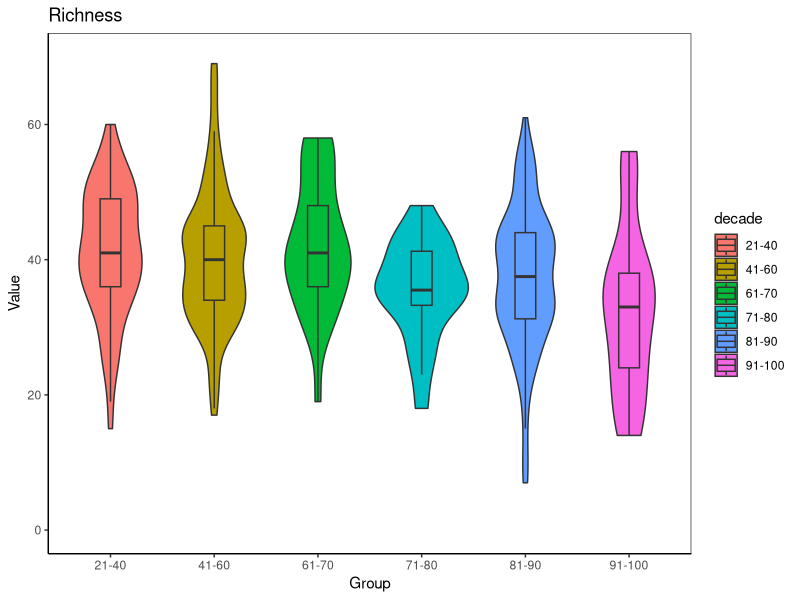

R code for this plot: (Note: this script raises an error after producing the figure.)
require(foreign)
require(ggplot2)
require(MASS)
require(Hmisc)
require(reshape2)

#Dataset for Richness
Dataset = read.csv (
  "../data/Species richness_S.csv"
)
mydata = read.csv (
  "../data/Species richness_S.csv",
  header = TRUE,
  sep = ","
)


#Plot Richness by decade
#violin
richnessplot <-
  ggplot(Dataset, aes(
    x = decade,
    y = value,
    outline = FALSE,
    fill = decade
  )) + geom_violin()  + geom_boxplot(width = 0.2, outlier.shape = NA) + coord_cartesian(ylim = c(0.0, 70.0)) + ggtitle("Richness") + theme_bw() + theme(
    panel.grid.major = element_blank(),
    panel.grid.minor = element_blank(),
    axis.line = element_line(colour = "black")
  ) + labs(x = "Group",
           y = "Value",
           face = "bold",
           size = 14)
p + theme(
  plot.title = element_text(
    color = "black",
    size = 14,
    hjust = 0.5
  ),
  axis.title.x = element_text(size = 14),
  axis.title.y = element_text(size = 14),
  axis.text.x = element_text(
    size = 14,
    angle = 40,
    hjust = 1
  ),
  axis.text.y = element_text(size = 14)
) + scale_fill_manual(values = c(
  "#a50023",
  "#f47d4a",
  "#fed98a",
  "#add39f",
  '#6da5cb',
  "#354a99"
))
#Ordinal logistic test by decade
Richness <- polr(decade ~ value, Hess = TRUE, data = mydata)
(ctable <- coef(summary(Richness)))
p <- pnorm(abs(ctable[, "t value"]), lower.tail = FALSE) * 2
(ctable <- cbind(ctable, "p value" = p))


#Dataset for J_evenness
Dataset = read.csv (
  "../data/Pielou evenness_J.csv"
)
mydata = read.csv (
  "../data/Pielou evenness_J.csv",
  header = TRUE,
  sep = ","
)
#Plot J_evenness by decade
#violin
evennessplot <-
  ggplot(Dataset, aes(
    x = decade,
    y = value,
    outline = FALSE,
    fill = decade
  )) + geom_violin()  + geom_boxplot(width = 0.2, outlier.shape = NA) + coord_cartesian(ylim = c(0.0, 1.0)) + ggtitle("J_Evenness") + theme_bw() + theme(
    panel.grid.major = element_blank(),
    panel.grid.minor = element_blank(),
    axis.line = element_line(colour = "black")
  ) + labs(x = "Group",
           y = "Value",
           face = "bold",
           size = 14) + theme(
             plot.title = element_text(
               color = "black",
               size = 14,
               hjust = 0.5
             ),
             axis.title.x = element_text(size = 14),
             axis.title.y = element_text(size = 14),
             axis.text.x = element_text(
               size = 14,
               angle = 40,
               hjust = 1
             ),
             axis.text.y = element_text(size = 14)
           ) + scale_fill_manual(values = c(
             "#a50023",
             "#f47d4a",
             "#fed98a",
             "#add39f",
             '#6da5cb',
             "#354a99"
           ))
print(evennessplot)
#Ordinal logistic test by decade
J_evenness <- polr(decade ~ value, Hess = TRUE, data = mydata)
(ctable <- coef(summary(J_evenness)))
p <- pnorm(abs(ctable[, "t value"]), lower.tail = FALSE) * 2
(ctable <- cbind(ctable, "p value" = p))


#Dataset for MDS2
mydata_MDS = read.csv (
  "../data/MDS.csv",
  header = TRUE,
  sep = ","
)
Dataset = read.csv ("../data/MDS.csv")
#Plot MDS2 by decade
#violin
mdsplot <-
  ggplot(Dataset, aes(
    x = decade10,
    y = MDS2,
    outline = FALSE,
    fill = decade10
  )) + geom_violin() + geom_boxplot(width = 0.2, outlier.shape = NA) + coord_cartesian(ylim = c(-0.12, 0.11)) + ggtitle("MDS2") + theme_bw() + theme(
    panel.grid.major = element_blank(),
    panel.grid.minor = element_blank(),
    axis.line = element_line(colour = "black")
  ) + labs(x = "Group",
           y = "Value",
           face = "bold",
           size = 14) + theme(
             plot.title = element_text(
               color = "black",
               size = 14,
               hjust = 0.5
             ),
             axis.title.x = element_text(size = 14),
             axis.title.y = element_text(size = 14),
             axis.text.x = element_text(
               size = 14,
               angle = 40,
               hjust = 1
             ),
             axis.text.y = element_text(size = 14)
           ) + scale_fill_manual(values = c(
             "#a50023",
             "#f47d4a",
             "#fed98a",
             "#add39f",
             '#6da5cb',
             "#354a99"
           ))
print(mdsplot)
#Ordinal logistic test by decade
MDS <- polr(decade10 ~ MDS2, Hess = TRUE, data = mydata_MDS)
(ctable <- coef(summary(MDS)))
p <- pnorm(abs(ctable[, "t value"]), lower.tail = FALSE) * 2
(ctable <- cbind(ctable, "p value" = p))


#Dataset for simpson
Dataset = read.csv (
  "../data/diversity_values_simpson.csv"
)
mydata = read.csv (
  "../data/diversity_values_simpson.csv",
  header = TRUE,
  sep = ","
)
#Plot simpson by decade
#violin
simpsonplot <-
  ggplot(Dataset, aes(
    x = decade,
    y = simpson,
    outline = FALSE,
    fill = decade
  )) + geom_violin() + geom_boxplot(width = 0.2, outlier.shape = NA) + coord_cartesian(ylim = c(0.25, 1.0)) + ggtitle("Simpson diversity") + theme_bw() + theme(
    panel.grid.major = element_blank(),
    panel.grid.minor = element_blank(),
    axis.line = element_line(colour = "black")
  ) + labs(x = "Group",
           y = "Value",
           face = "bold",
           size = 14) + theme(
             plot.title = element_text(
               color = "black",
               size = 14,
               hjust = 0.5
             ),
             axis.title.x = element_text(size = 14),
             axis.title.y = element_text(size = 14),
             axis.text.x = element_text(
               size = 14,
               angle = 40,
               hjust = 1
             ),
             axis.text.y = element_text(size = 14)
           ) + scale_fill_manual(values = c(
             "#a50023",
             "#f47d4a",
             "#fed98a",
             "#add39f",
             '#6da5cb',
             "#354a99"
           ))
print(simpsonplot)
#Ordinal logistic test by decade
simpson <- polr(decade ~ simpson, Hess = TRUE, data = mydata)
(ctable <- coef(summary(simpson)))
p <- pnorm(abs(ctable[, "t value"]), lower.tail = FALSE) * 2
(ctable <- cbind(ctable, "p value" = p))


#Dataset for shannon
Dataset = read.csv (
  "../data/diversity_values_shannon.csv"
)
mydata = read.csv (
  "../data/diversity_values_shannon.csv",
  header = TRUE,
  sep = ","
)
#Plot shannon by decade
#violin
shannonplot <-
  ggplot(Dataset, aes(
    x = decade,
    y = value,
    outline = FALSE,
    fill = decade
  )) + geom_violin()  + geom_boxplot(width = 0.2, outlier.shape = NA) + coord_cartesian(ylim = c(0.2, 3.5)) + ggtitle("Shannon diversity") + theme_bw() + theme(
    panel.grid.major = element_blank(),
    panel.grid.minor = element_blank(),
    axis.line = element_line(colour = "black")
  ) + labs(x = "Group",
           y = "Value",
           face = "bold",
           size = 14) + theme(
             plot.title = element_text(
               color = "black",
               size = 14,
               hjust = 0.5
             ),
             axis.title.x = element_text(size = 14),
             axis.title.y = element_text(size = 14),
             axis.text.x = element_text(
               size = 14,
               angle = 40,
               hjust = 1
             ),
             axis.text.y = element_text(size = 14)
           ) + scale_fill_manual(values = c(
             "#a50023",
             "#f47d4a",
             "#fed98a",
             "#add39f",
             '#6da5cb',
             "#354a99"
           ))
print(shannonplot)
shannon <- polr(decade ~ value, Hess = TRUE, data = mydata)
(ctable <- coef(summary(shannon)))
p <- pnorm(abs(ctable[, "t value"]), lower.tail = FALSE) * 2
(ctable <- cbind(ctable, "p value" = p))
